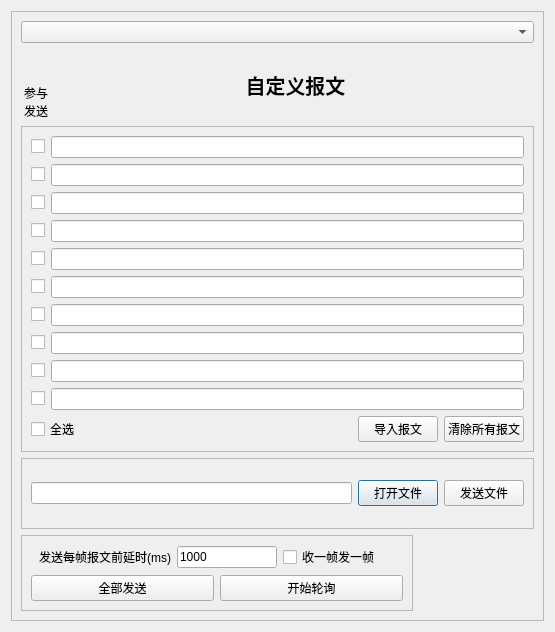
<?xml version="1.0" encoding="UTF-8"?>
<ui version="4.0">
 <class>DialogSendData</class>
 <widget class="QDialog" name="DialogSendData">
  <property name="geometry">
   <rect>
    <x>0</x>
    <y>0</y>
    <width>555</width>
    <height>632</height>
   </rect>
  </property>
  <property name="windowTitle">
   <string>自定义报文</string>
  </property>
  <layout class="QGridLayout" name="gridLayout_2">
   <item row="0" column="0">
    <widget class="QFrame" name="frame">
     <property name="frameShape">
      <enum>QFrame::StyledPanel</enum>
     </property>
     <property name="frameShadow">
      <enum>QFrame::Plain</enum>
     </property>
     <layout class="QGridLayout" name="gridLayout">
      <item row="0" column="0" colspan="2">
       <widget class="QComboBox" name="comboBox"/>
      </item>
      <item row="3" column="0" colspan="2">
       <widget class="QFrame" name="frame_2">
        <property name="frameShape">
         <enum>QFrame::StyledPanel</enum>
        </property>
        <property name="frameShadow">
         <enum>QFrame::Plain</enum>
        </property>
        <layout class="QHBoxLayout" name="horizontalLayout_20">
         <item>
          <widget class="QLineEdit" name="linefiledir"/>
         </item>
         <item>
          <widget class="QPushButton" name="btnopenfile">
           <property name="text">
            <string>打开文件</string>
           </property>
          </widget>
         </item>
         <item>
          <widget class="QPushButton" name="btnsendfile">
           <property name="text">
            <string>发送文件</string>
           </property>
          </widget>
         </item>
        </layout>
       </widget>
      </item>
      <item row="4" column="1">
       <spacer name="horizontalSpacer">
        <property name="orientation">
         <enum>Qt::Horizontal</enum>
        </property>
        <property name="sizeHint" stdset="0">
         <size>
          <width>40</width>
          <height>20</height>
         </size>
        </property>
       </spacer>
      </item>
      <item row="4" column="0">
       <widget class="QFrame" name="frame_4">
        <property name="maximumSize">
         <size>
          <width>400</width>
          <height>16777215</height>
         </size>
        </property>
        <property name="frameShape">
         <enum>QFrame::StyledPanel</enum>
        </property>
        <property name="frameShadow">
         <enum>QFrame::Plain</enum>
        </property>
        <layout class="QVBoxLayout" name="verticalLayout_3">
         <item>
          <layout class="QHBoxLayout" name="horizontalLayout_15">
           <item>
            <widget class="QLabel" name="label_4">
             <property name="minimumSize">
              <size>
               <width>140</width>
               <height>0</height>
              </size>
             </property>
             <property name="maximumSize">
              <size>
               <width>150</width>
               <height>16777215</height>
              </size>
             </property>
             <property name="text">
              <string>发送每帧报文前延时(ms)</string>
             </property>
             <property name="alignment">
              <set>Qt::AlignRight|Qt::AlignTrailing|Qt::AlignVCenter</set>
             </property>
            </widget>
           </item>
           <item>
            <widget class="QLineEdit" name="timeinterval">
             <property name="maximumSize">
              <size>
               <width>100</width>
               <height>16777215</height>
              </size>
             </property>
             <property name="text">
              <string>1000</string>
             </property>
            </widget>
           </item>
           <item>
            <widget class="QCheckBox" name="Cb_recv">
             <property name="minimumSize">
              <size>
               <width>120</width>
               <height>0</height>
              </size>
             </property>
             <property name="text">
              <string>收一帧发一帧</string>
             </property>
            </widget>
           </item>
          </layout>
         </item>
         <item>
          <layout class="QHBoxLayout" name="horizontalLayout_16">
           <item>
            <widget class="QPushButton" name="btnSendAll">
             <property name="minimumSize">
              <size>
               <width>150</width>
               <height>0</height>
              </size>
             </property>
             <property name="text">
              <string>全部发送</string>
             </property>
            </widget>
           </item>
           <item>
            <widget class="QPushButton" name="btnSendcycle">
             <property name="minimumSize">
              <size>
               <width>150</width>
               <height>0</height>
              </size>
             </property>
             <property name="text">
              <string>开始轮询</string>
             </property>
            </widget>
           </item>
          </layout>
         </item>
        </layout>
       </widget>
      </item>
      <item row="2" column="0" colspan="2">
       <widget class="QFrame" name="frame_3">
        <property name="frameShape">
         <enum>QFrame::StyledPanel</enum>
        </property>
        <property name="frameShadow">
         <enum>QFrame::Plain</enum>
        </property>
        <layout class="QVBoxLayout" name="verticalLayout">
         <item>
          <layout class="QHBoxLayout" name="horizontalLayout">
           <item>
            <widget class="QCheckBox" name="checkBox1">
             <property name="text">
              <string/>
             </property>
            </widget>
           </item>
           <item>
            <widget class="QLineEdit" name="linedata1"/>
           </item>
          </layout>
         </item>
         <item>
          <layout class="QHBoxLayout" name="horizontalLayout_2">
           <item>
            <widget class="QCheckBox" name="checkBox2">
             <property name="text">
              <string/>
             </property>
            </widget>
           </item>
           <item>
            <widget class="QLineEdit" name="linedata2"/>
           </item>
          </layout>
         </item>
         <item>
          <layout class="QHBoxLayout" name="horizontalLayout_3">
           <item>
            <widget class="QCheckBox" name="checkBox3">
             <property name="text">
              <string/>
             </property>
            </widget>
           </item>
           <item>
            <widget class="QLineEdit" name="linedata3"/>
           </item>
          </layout>
         </item>
         <item>
          <layout class="QHBoxLayout" name="horizontalLayout_4">
           <item>
            <widget class="QCheckBox" name="checkBox4">
             <property name="text">
              <string/>
             </property>
            </widget>
           </item>
           <item>
            <widget class="QLineEdit" name="linedata4"/>
           </item>
          </layout>
         </item>
         <item>
          <layout class="QHBoxLayout" name="horizontalLayout_5">
           <item>
            <widget class="QCheckBox" name="checkBox5">
             <property name="text">
              <string/>
             </property>
            </widget>
           </item>
           <item>
            <widget class="QLineEdit" name="linedata5"/>
           </item>
          </layout>
         </item>
         <item>
          <layout class="QHBoxLayout" name="horizontalLayout_6">
           <item>
            <widget class="QCheckBox" name="checkBox6">
             <property name="text">
              <string/>
             </property>
            </widget>
           </item>
           <item>
            <widget class="QLineEdit" name="linedata6"/>
           </item>
          </layout>
         </item>
         <item>
          <layout class="QHBoxLayout" name="horizontalLayout_7">
           <item>
            <widget class="QCheckBox" name="checkBox7">
             <property name="text">
              <string/>
             </property>
            </widget>
           </item>
           <item>
            <widget class="QLineEdit" name="linedata7"/>
           </item>
          </layout>
         </item>
         <item>
          <layout class="QHBoxLayout" name="horizontalLayout_8">
           <item>
            <widget class="QCheckBox" name="checkBox8">
             <property name="text">
              <string/>
             </property>
            </widget>
           </item>
           <item>
            <widget class="QLineEdit" name="linedata8"/>
           </item>
          </layout>
         </item>
         <item>
          <layout class="QHBoxLayout" name="horizontalLayout_9">
           <item>
            <widget class="QCheckBox" name="checkBox9">
             <property name="text">
              <string/>
             </property>
            </widget>
           </item>
           <item>
            <widget class="QLineEdit" name="linedata9"/>
           </item>
          </layout>
         </item>
         <item>
          <layout class="QHBoxLayout" name="horizontalLayout_10">
           <item>
            <widget class="QCheckBox" name="checkBox10">
             <property name="text">
              <string/>
             </property>
            </widget>
           </item>
           <item>
            <widget class="QLineEdit" name="linedata10"/>
           </item>
          </layout>
         </item>
         <item>
          <layout class="QHBoxLayout" name="horizontalLayout_19">
           <item>
            <widget class="QCheckBox" name="checkBox">
             <property name="text">
              <string>全选</string>
             </property>
            </widget>
           </item>
           <item>
            <spacer name="horizontalSpacer_2">
             <property name="orientation">
              <enum>Qt::Horizontal</enum>
             </property>
             <property name="sizeHint" stdset="0">
              <size>
               <width>40</width>
               <height>20</height>
              </size>
             </property>
            </spacer>
           </item>
           <item>
            <widget class="QPushButton" name="pushButton">
             <property name="text">
              <string>导入报文</string>
             </property>
            </widget>
           </item>
           <item>
            <widget class="QPushButton" name="pushButton_2">
             <property name="text">
              <string>清除所有报文</string>
             </property>
            </widget>
           </item>
          </layout>
         </item>
        </layout>
       </widget>
      </item>
      <item row="1" column="0" colspan="2">
       <layout class="QHBoxLayout" name="horizontalLayout_17">
        <item>
         <widget class="QLabel" name="label">
          <property name="maximumSize">
           <size>
            <width>30</width>
            <height>16777215</height>
           </size>
          </property>
          <property name="text">
           <string>参与发送</string>
          </property>
          <property name="alignment">
           <set>Qt::AlignBottom|Qt::AlignHCenter</set>
          </property>
          <property name="wordWrap">
           <bool>true</bool>
          </property>
         </widget>
        </item>
        <item>
         <widget class="QLabel" name="label_9">
          <property name="minimumSize">
           <size>
            <width>0</width>
            <height>50</height>
           </size>
          </property>
          <property name="maximumSize">
           <size>
            <width>16777215</width>
            <height>16777215</height>
           </size>
          </property>
          <property name="font">
           <font>
            <pointsize>15</pointsize>
            <weight>75</weight>
            <bold>true</bold>
           </font>
          </property>
          <property name="text">
           <string>自定义报文</string>
          </property>
          <property name="alignment">
           <set>Qt::AlignCenter</set>
          </property>
         </widget>
        </item>
       </layout>
      </item>
     </layout>
    </widget>
   </item>
  </layout>
 </widget>
 <resources/>
 <connections/>
</ui>
